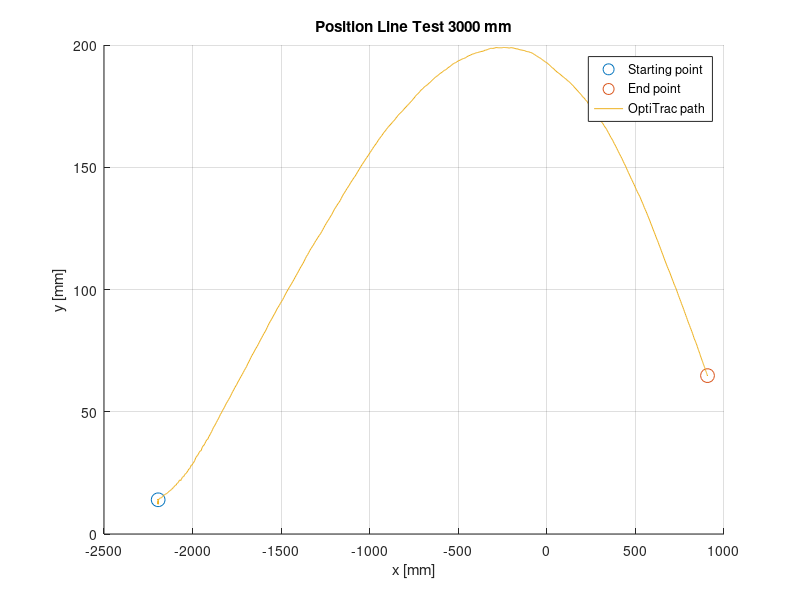

Recreate this plot in MATLAB.
fileID = fopen('LineTest3000_21_03_2023.txt','r');


tline=fgetl(fileID);
%headers = strsplit(tline,','); kan brukes for å fjerne headers (fjerner
%første linje

formatSpec = '%f%f%f%f%f%f%f%f';
datacell = textscan(fileID,formatSpec,'Delimiter',',');
time = datacell{2};
X = datacell{6};
Z = datacell{7};
Y = datacell{8};

figure(1);
hold on;
plot(X(1,1),Y(1,1),'o','MarkerSize',10);
plot(X(end,1),Y(end,1),'o','MarkerSize',10);
plot(X,Y);
grid on;
title('Position Line Test 3000 mm');
xlabel('x [mm]');
ylabel('y [mm]');
legend('Starting point','End point','OptiTrac path');
hold off;